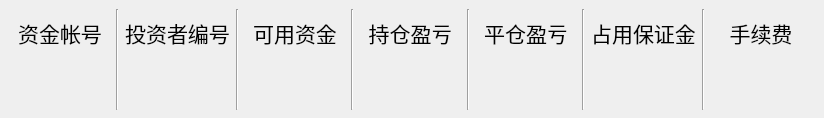
<?xml version="1.0" encoding="UTF-8"?>
<ui version="4.0">
 <class>InvestorInfo</class>
 <widget class="QWidget" name="InvestorInfo">
  <property name="geometry">
   <rect>
    <x>0</x>
    <y>0</y>
    <width>824</width>
    <height>118</height>
   </rect>
  </property>
  <property name="windowTitle">
   <string>Form</string>
  </property>
  <widget class="QWidget" name="horizontalLayoutWidget">
   <property name="geometry">
    <rect>
     <x>10</x>
     <y>9</y>
     <width>801</width>
     <height>101</height>
    </rect>
   </property>
   <layout class="QHBoxLayout" name="horizontalLayout" stretch="0,0,0,0,0,0,0,0,0,0,0,0,0">
    <item>
     <layout class="QVBoxLayout" name="verticalLayout_3">
      <item>
       <widget class="QLabel" name="label">
        <property name="font">
         <font>
          <family>华文细黑</family>
          <pointsize>16</pointsize>
         </font>
        </property>
        <property name="text">
         <string>资金帐号</string>
        </property>
        <property name="alignment">
         <set>Qt::AlignCenter</set>
        </property>
       </widget>
      </item>
      <item>
       <widget class="QLabel" name="accountID_label">
        <property name="font">
         <font>
          <family>Segoe UI Light</family>
          <pointsize>14</pointsize>
         </font>
        </property>
        <property name="text">
         <string/>
        </property>
        <property name="alignment">
         <set>Qt::AlignHCenter|Qt::AlignTop</set>
        </property>
       </widget>
      </item>
     </layout>
    </item>
    <item>
     <widget class="Line" name="line">
      <property name="orientation">
       <enum>Qt::Vertical</enum>
      </property>
     </widget>
    </item>
    <item>
     <layout class="QVBoxLayout" name="verticalLayout_5">
      <item>
       <widget class="QLabel" name="label_5">
        <property name="font">
         <font>
          <family>华文细黑</family>
          <pointsize>16</pointsize>
         </font>
        </property>
        <property name="text">
         <string>投资者编号</string>
        </property>
        <property name="alignment">
         <set>Qt::AlignCenter</set>
        </property>
       </widget>
      </item>
      <item>
       <widget class="QLabel" name="investorID_label">
        <property name="font">
         <font>
          <family>Segoe UI Light</family>
          <pointsize>14</pointsize>
         </font>
        </property>
        <property name="text">
         <string/>
        </property>
        <property name="alignment">
         <set>Qt::AlignHCenter|Qt::AlignTop</set>
        </property>
       </widget>
      </item>
     </layout>
    </item>
    <item>
     <widget class="Line" name="line_2">
      <property name="orientation">
       <enum>Qt::Vertical</enum>
      </property>
     </widget>
    </item>
    <item>
     <layout class="QVBoxLayout" name="verticalLayout_4">
      <item>
       <widget class="QLabel" name="label_7">
        <property name="font">
         <font>
          <family>华文细黑</family>
          <pointsize>16</pointsize>
         </font>
        </property>
        <property name="text">
         <string>可用资金</string>
        </property>
        <property name="alignment">
         <set>Qt::AlignCenter</set>
        </property>
       </widget>
      </item>
      <item>
       <widget class="QLabel" name="available_label">
        <property name="font">
         <font>
          <family>Segoe UI Light</family>
          <pointsize>14</pointsize>
         </font>
        </property>
        <property name="text">
         <string/>
        </property>
        <property name="alignment">
         <set>Qt::AlignHCenter|Qt::AlignTop</set>
        </property>
       </widget>
      </item>
     </layout>
    </item>
    <item>
     <widget class="Line" name="line_3">
      <property name="orientation">
       <enum>Qt::Vertical</enum>
      </property>
     </widget>
    </item>
    <item>
     <layout class="QVBoxLayout" name="verticalLayout_2">
      <item>
       <widget class="QLabel" name="label_3">
        <property name="font">
         <font>
          <family>华文细黑</family>
          <pointsize>16</pointsize>
         </font>
        </property>
        <property name="text">
         <string>持仓盈亏</string>
        </property>
        <property name="alignment">
         <set>Qt::AlignCenter</set>
        </property>
       </widget>
      </item>
      <item>
       <widget class="QLabel" name="posProfit_label">
        <property name="font">
         <font>
          <family>Segoe UI Light</family>
          <pointsize>14</pointsize>
         </font>
        </property>
        <property name="text">
         <string/>
        </property>
        <property name="alignment">
         <set>Qt::AlignHCenter|Qt::AlignTop</set>
        </property>
       </widget>
      </item>
     </layout>
    </item>
    <item>
     <widget class="Line" name="line_4">
      <property name="orientation">
       <enum>Qt::Vertical</enum>
      </property>
     </widget>
    </item>
    <item>
     <layout class="QVBoxLayout" name="verticalLayout_6">
      <item>
       <widget class="QLabel" name="label_9">
        <property name="font">
         <font>
          <family>华文细黑</family>
          <pointsize>16</pointsize>
         </font>
        </property>
        <property name="text">
         <string>平仓盈亏</string>
        </property>
        <property name="alignment">
         <set>Qt::AlignCenter</set>
        </property>
       </widget>
      </item>
      <item>
       <widget class="QLabel" name="closeProfit_label">
        <property name="font">
         <font>
          <family>Segoe UI Light</family>
          <pointsize>14</pointsize>
         </font>
        </property>
        <property name="text">
         <string/>
        </property>
        <property name="alignment">
         <set>Qt::AlignHCenter|Qt::AlignTop</set>
        </property>
       </widget>
      </item>
     </layout>
    </item>
    <item>
     <widget class="Line" name="line_5">
      <property name="orientation">
       <enum>Qt::Vertical</enum>
      </property>
     </widget>
    </item>
    <item>
     <layout class="QVBoxLayout" name="verticalLayout_7">
      <item>
       <widget class="QLabel" name="label_11">
        <property name="font">
         <font>
          <family>华文细黑</family>
          <pointsize>16</pointsize>
         </font>
        </property>
        <property name="text">
         <string>占用保证金</string>
        </property>
        <property name="alignment">
         <set>Qt::AlignCenter</set>
        </property>
       </widget>
      </item>
      <item>
       <widget class="QLabel" name="margin_label">
        <property name="font">
         <font>
          <family>Segoe UI Light</family>
          <pointsize>14</pointsize>
         </font>
        </property>
        <property name="text">
         <string/>
        </property>
        <property name="alignment">
         <set>Qt::AlignHCenter|Qt::AlignTop</set>
        </property>
       </widget>
      </item>
     </layout>
    </item>
    <item>
     <widget class="Line" name="line_6">
      <property name="orientation">
       <enum>Qt::Vertical</enum>
      </property>
     </widget>
    </item>
    <item>
     <layout class="QVBoxLayout" name="verticalLayout">
      <item>
       <widget class="QLabel" name="label_13">
        <property name="font">
         <font>
          <family>华文细黑</family>
          <pointsize>16</pointsize>
         </font>
        </property>
        <property name="text">
         <string>手续费</string>
        </property>
        <property name="alignment">
         <set>Qt::AlignCenter</set>
        </property>
       </widget>
      </item>
      <item>
       <widget class="QLabel" name="fee_label">
        <property name="font">
         <font>
          <family>Segoe UI Light</family>
          <pointsize>14</pointsize>
         </font>
        </property>
        <property name="text">
         <string/>
        </property>
        <property name="alignment">
         <set>Qt::AlignHCenter|Qt::AlignTop</set>
        </property>
       </widget>
      </item>
     </layout>
    </item>
   </layout>
  </widget>
 </widget>
 <resources/>
 <connections/>
</ui>
